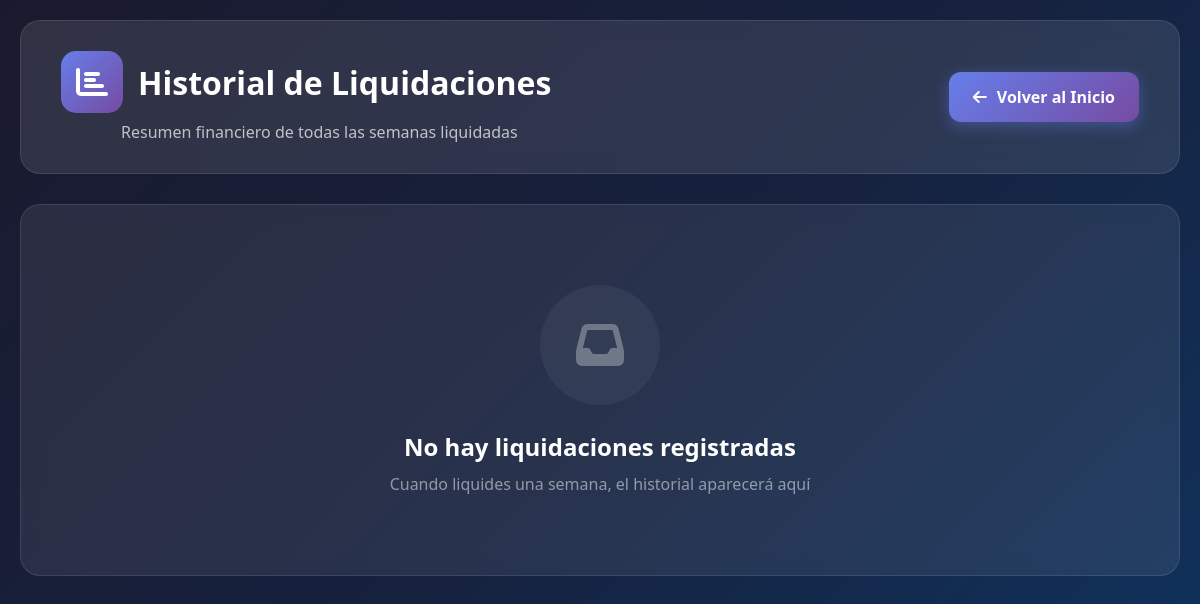
The app's page /historial-semanas/, older data.
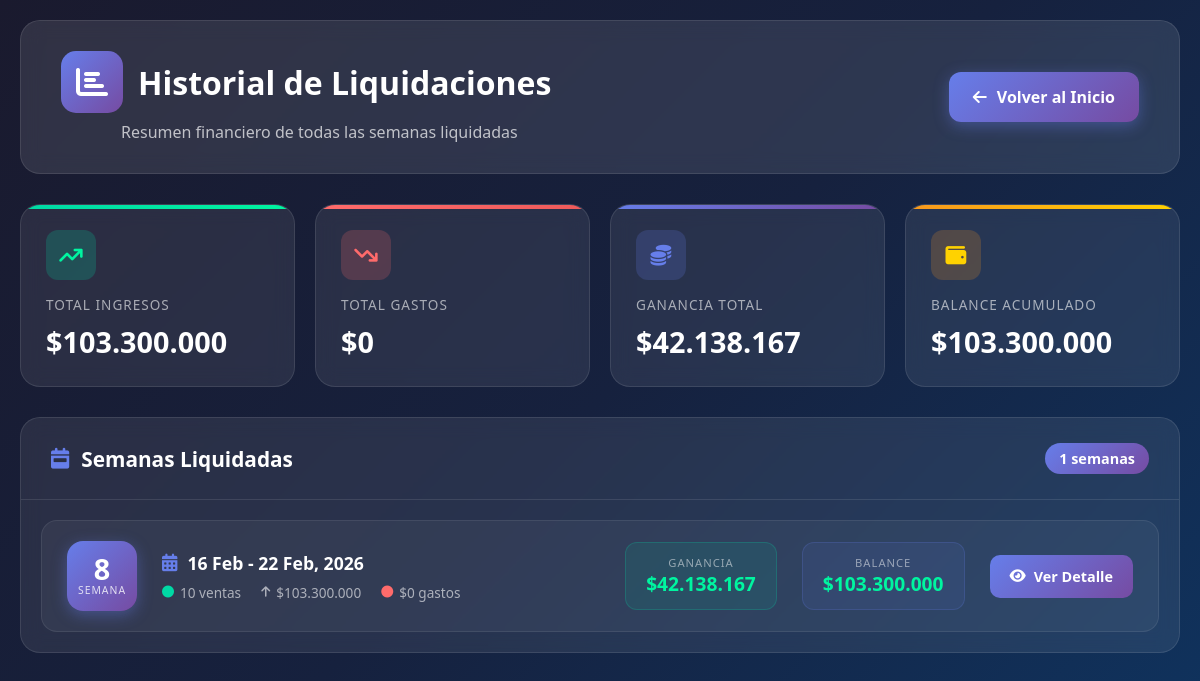
The same page, newer data.
### panelprincipal/models.py (models this page shows, shortened)
class LiquidacionSemanal(models.Model):
    numero_semana = models.IntegerField(verbose_name="Número de Semana")
    anio = models.IntegerField(verbose_name="Año")
    fecha_inicio = models.DateField(verbose_name="Fecha Inicio")
    fecha_fin = models.DateField(verbose_name="Fecha Fin")
    fecha_liquidacion = models.DateTimeField(auto_now_add=True, verbose_name="Fecha de Liquidación")
    total_ingresos = models.DecimalField(max_digits=15, decimal_places=2, default=0, verbose_name="Total Ingresos")
    total_ventas_completo = models.DecimalField(max_digits=15, decimal_places=2, default=0, verbose_name="Ventas Pago Completo")
    total_ventas_credito = models.DecimalField(max_digits=15, decimal_places=2, default=0, verbose_name="Ventas a Crédito")
    total_recaudado = models.DecimalField(max_digits=15, decimal_places=2, default=0, verbose_name="Total Recaudado")
    cobrado_de_creditos = models.DecimalField(max_digits=15, decimal_places=2, default=0, verbose_name="Cobrado de Créditos")
    total_gastos = models.DecimalField(max_digits=15, decimal_places=2, default=0, verbose_name="Total Gastos")
    total_ganancia = models.DecimalField(max_digits=15, decimal_places=2, default=0, verbose_name="Ganancia Total")
    balance_final = models.DecimalField(max_digits=15, decimal_places=2, default=0, verbose_name="Balance Final")
    cantidad_ventas = models.IntegerField(default=0, verbose_name="Cantidad de Ventas")
    cantidad_ventas_completo = models.IntegerField(default=0, verbose_name="Cantidad Ventas Completo")
    cantidad_ventas_credito = models.IntegerField(default=0, verbose_name="Cantidad Ventas Crédito")
    notas = models.TextField(blank=True, null=True, verbose_name="Notas")
    class Meta:
        verbose_name = "Liquidación Semanal"
        verbose_name_plural = "Liquidaciones Semanales"
        ordering = ['-fecha_liquidacion']
        unique_together = ['numero_semana', 'anio']

### panelprincipal/views.py (the view)
# urls.py: path('historial-semanas/', views.historial_semanas, name='historial_semanas'),
def historial_semanas(request):
    liquidaciones = LiquidacionSemanal.objects.all()
    totales = liquidaciones.aggregate(
        total_ingresos=Sum('total_ingresos'),
        total_gastos=Sum('total_gastos'),
        total_ganancia=Sum('total_ganancia'),
        total_balance=Sum('balance_final'),
    )
    context = {
        'liquidaciones': liquidaciones,
        'totales': totales,
    }
    return render(request, 'historial_semanas.html', context)

### panelprincipal/templates/historial_semanas.html (shortened to what the changed rows need)
{% load static %}
{% load currency_filters %}
<!DOCTYPE html>
<html lang="es">
<head>
    <link rel="stylesheet" href="https://cdnjs.cloudflare.com/ajax/libs/font-awesome/6.5.1/css/all.min.css">
</head>
<body>
    <div class="historial-container">
        <div class="historial-header">
            <div class="header-info">
                <h1><i class="fas fa-chart-bar"></i> Historial de Liquidaciones</h1>
            </div>
        </div>
        {% if liquidaciones %}
        <div class="totales-grid">
            <div class="total-card ingresos">
                <div class="card-icon"><i class="fas fa-arrow-trend-up"></i></div>
                <div class="label">Total Ingresos</div>
                <div class="valor">${{ totales.total_ingresos|default:0|floatformat:0 }}</div>
            </div>
            <div class="total-card gastos">
                <div class="card-icon"><i class="fas fa-arrow-trend-down"></i></div>
                <div class="label">Total Gastos</div>
                <div class="valor">${{ totales.total_gastos|default:0|floatformat:0 }}</div>
            </div>
            <div class="total-card ganancia">
                <div class="card-icon"><i class="fas fa-coins"></i></div>
                <div class="label">Ganancia Total</div>
                <div class="valor">${{ totales.total_ganancia|default:0|floatformat:0 }}</div>
            </div>
            <div class="total-card balance">
                <div class="card-icon"><i class="fas fa-wallet"></i></div>
                <div class="label">Balance Acumulado</div>
                <div class="valor">${{ totales.total_balance|default:0|floatformat:0 }}</div>
            </div>
        </div>
        <div class="semanas-section">
            <div class="section-header">
                <h2><i class="fas fa-calendar-week"></i> Semanas Liquidadas</h2>
                <span class="badge-count">{{ liquidaciones.count }} semanas</span>
            </div>
            <div class="semanas-grid">
                {% for liq in liquidaciones %}
                <div class="semana-card">
                    <div class="semana-badge">
                        <span class="num">{{ liq.numero_semana }}</span>
                        <span class="text">Semana</span>
                    </div>
                    <div class="semana-info">
                        <div class="semana-periodo">
                            <i class="fas fa-calendar-days"></i>
                            {{ liq.fecha_inicio|date:"d M" }} - {{ liq.fecha_fin|date:"d M, Y" }}
                        </div>
                        <div class="semana-meta">
                            <span class="meta-item ventas">
                                <i class="fas fa-circle"></i> {{ liq.cantidad_ventas }} ventas
                            </span>
                            <span class="meta-item">
                                <i class="fas fa-arrow-up"></i> ${{ liq.total_ingresos|floatformat:0 }}
                            </span>
                            <span class="meta-item gastos">
                                <i class="fas fa-circle"></i> ${{ liq.total_gastos|floatformat:0 }} gastos
                            </span>
                        </div>
                    </div>
                    <div class="semana-ganancia">
                        <div class="label">Ganancia</div>
                        <div class="valor">${{ liq.total_ganancia|floatformat:0 }}</div>
                    </div>
                    <div class="semana-balance">
                        <div class="label">Balance</div>
                        <div class="valor {% if liq.balance_final >= 0 %}positivo{% else %}negativo{% endif %}">
                            ${{ liq.balance_final|floatformat:0 }}
                        </div>
                    </div>
                    <a href="{% url 'detalle_semana' liq.pk %}" class="btn-ver">
                        <i class="fas fa-eye"></i> Ver Detalle
                    </a>
                </div>
                {% endfor %}
            </div>
        </div>
        {% else %}
        <div class="semanas-section">
            <div class="sin-liquidaciones">
                <div class="icon-container">
                    <i class="fas fa-inbox"></i>
                </div>
                <h3>No hay liquidaciones registradas</h3>
                <p>Cuando liquides una semana, el historial aparecerá aquí</p>
            </div>
        </div>
        {% endif %}
    </div>
</body>
</html>

Row changes from the older to the newer data that the page shows:
added LiquidacionSemanal: numero_semana "8", fecha_inicio "16 Feb", fecha_fin "22 Feb, 2026", cantidad_ventas "10", total_ingresos "103.300.000", total_gastos "0", total_ganancia "42.138.167", balance_final "103.300.000"
Text that changed along with them:
{{ totales.total_ingresos|default:0|floatformat:0 }}: (not shown) → "103.300.000"
{{ totales.total_gastos|default:0|floatformat:0 }}: (not shown) → "0"
{{ totales.total_ganancia|default:0|floatformat:0 }}: (not shown) → "42.138.167"
{{ totales.total_balance|default:0|floatformat:0 }}: (not shown) → "103.300.000"
{{ liquidaciones.count }}: (not shown) → "1"
text no longer shown: "No hay liquidaciones registradas Cuando liquides una semana, el historial aparecerá aquí"
text now shown: "TOTAL INGRESOS $ TOTAL GASTOS $ GANANCIA TOTAL $ BALANCE ACUMULADO $ Semanas Liquidadas semanas"
